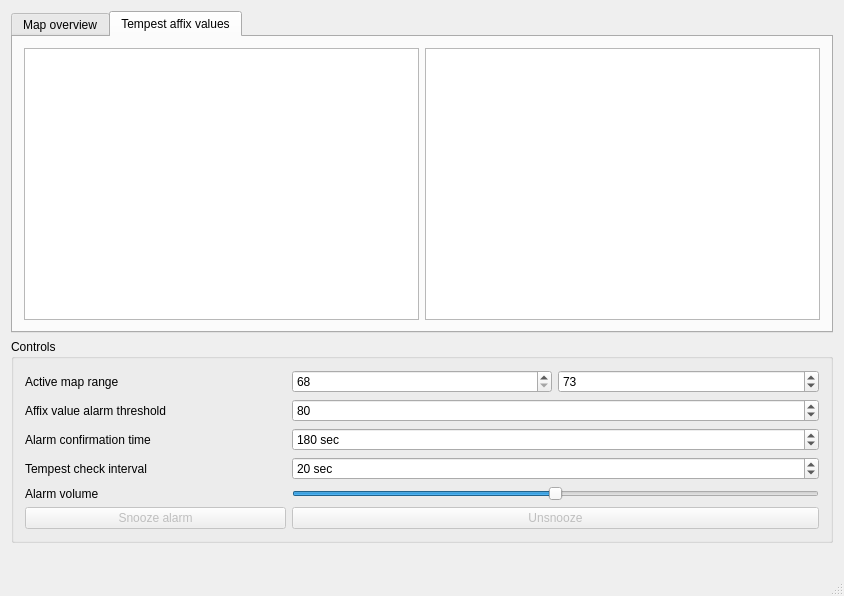
<?xml version="1.0" encoding="UTF-8"?>
<ui version="4.0">
 <class>MainWindow</class>
 <widget class="QMainWindow" name="MainWindow">
  <property name="geometry">
   <rect>
    <x>0</x>
    <y>0</y>
    <width>844</width>
    <height>596</height>
   </rect>
  </property>
  <property name="windowTitle">
   <string>MainWindow</string>
  </property>
  <widget class="QWidget" name="centralWidget">
   <layout class="QVBoxLayout" name="verticalLayout">
    <item>
     <widget class="QTabWidget" name="tabWidget">
      <property name="currentIndex">
       <number>1</number>
      </property>
      <widget class="QWidget" name="tab">
       <attribute name="title">
        <string>Map overview</string>
       </attribute>
       <layout class="QVBoxLayout" name="verticalLayout_3">
        <item>
         <widget class="QTableView" name="mapTableView"/>
        </item>
       </layout>
      </widget>
      <widget class="QWidget" name="tab_2">
       <attribute name="title">
        <string>Tempest affix values</string>
       </attribute>
       <layout class="QHBoxLayout" name="horizontalLayout_2">
        <item>
         <widget class="QTableView" name="tempestPrefixTableView"/>
        </item>
        <item>
         <widget class="QTableView" name="tempestSuffixTableView"/>
        </item>
       </layout>
      </widget>
     </widget>
    </item>
    <item>
     <widget class="QGroupBox" name="groupBox">
      <property name="title">
       <string>Controls</string>
      </property>
      <layout class="QHBoxLayout" name="horizontalLayout">
       <item>
        <layout class="QGridLayout" name="gridLayout">
         <item row="0" column="0">
          <widget class="QLabel" name="label_3">
           <property name="text">
            <string>Active map range</string>
           </property>
          </widget>
         </item>
         <item row="0" column="1">
          <widget class="QSpinBox" name="lowMapSpinBox">
           <property name="minimum">
            <number>68</number>
           </property>
           <property name="maximum">
            <number>85</number>
           </property>
           <property name="value">
            <number>68</number>
           </property>
          </widget>
         </item>
         <item row="0" column="2">
          <widget class="QSpinBox" name="highMapSpinBox">
           <property name="minimum">
            <number>68</number>
           </property>
           <property name="maximum">
            <number>85</number>
           </property>
           <property name="value">
            <number>73</number>
           </property>
          </widget>
         </item>
         <item row="1" column="0">
          <widget class="QLabel" name="label">
           <property name="text">
            <string>Affix value alarm threshold</string>
           </property>
          </widget>
         </item>
         <item row="1" column="1" colspan="2">
          <widget class="QSpinBox" name="alarmThresholdSpinBox">
           <property name="accelerated">
            <bool>true</bool>
           </property>
           <property name="suffix">
            <string/>
           </property>
           <property name="minimum">
            <number>-200</number>
           </property>
           <property name="maximum">
            <number>200</number>
           </property>
           <property name="value">
            <number>80</number>
           </property>
          </widget>
         </item>
         <item row="2" column="0">
          <widget class="QLabel" name="label_4">
           <property name="text">
            <string>Alarm confirmation time</string>
           </property>
          </widget>
         </item>
         <item row="2" column="1" colspan="2">
          <widget class="QSpinBox" name="alarmWaitSpinBox">
           <property name="accelerated">
            <bool>true</bool>
           </property>
           <property name="suffix">
            <string> sec</string>
           </property>
           <property name="maximum">
            <number>600</number>
           </property>
           <property name="value">
            <number>180</number>
           </property>
          </widget>
         </item>
         <item row="3" column="0">
          <widget class="QLabel" name="label_2">
           <property name="text">
            <string>Tempest check interval</string>
           </property>
          </widget>
         </item>
         <item row="3" column="1" colspan="2">
          <widget class="QSpinBox" name="updateSpinBox">
           <property name="accelerated">
            <bool>true</bool>
           </property>
           <property name="suffix">
            <string> sec</string>
           </property>
           <property name="prefix">
            <string/>
           </property>
           <property name="minimum">
            <number>10</number>
           </property>
           <property name="maximum">
            <number>60</number>
           </property>
           <property name="value">
            <number>20</number>
           </property>
          </widget>
         </item>
         <item row="4" column="0">
          <widget class="QLabel" name="label_5">
           <property name="text">
            <string>Alarm volume</string>
           </property>
          </widget>
         </item>
         <item row="4" column="1" colspan="2">
          <widget class="QSlider" name="volumeSlider">
           <property name="maximum">
            <number>100</number>
           </property>
           <property name="value">
            <number>50</number>
           </property>
           <property name="orientation">
            <enum>Qt::Horizontal</enum>
           </property>
           <property name="tickInterval">
            <number>10</number>
           </property>
          </widget>
         </item>
         <item row="5" column="0">
          <widget class="QPushButton" name="snoozePushButton">
           <property name="enabled">
            <bool>false</bool>
           </property>
           <property name="styleSheet">
            <string notr="true"/>
           </property>
           <property name="text">
            <string>Snooze alarm</string>
           </property>
          </widget>
         </item>
         <item row="5" column="1" colspan="2">
          <widget class="QPushButton" name="unSnoozePushButton">
           <property name="enabled">
            <bool>false</bool>
           </property>
           <property name="text">
            <string>Unsnooze</string>
           </property>
          </widget>
         </item>
        </layout>
       </item>
      </layout>
     </widget>
    </item>
    <item>
     <widget class="QLabel" name="infoLabel">
      <property name="text">
       <string/>
      </property>
     </widget>
    </item>
   </layout>
  </widget>
  <widget class="QStatusBar" name="statusBar"/>
  <action name="actionUpdate_map_database">
   <property name="text">
    <string>Update map database</string>
   </property>
  </action>
 </widget>
 <layoutdefault spacing="6" margin="11"/>
 <resources/>
 <connections/>
</ui>
